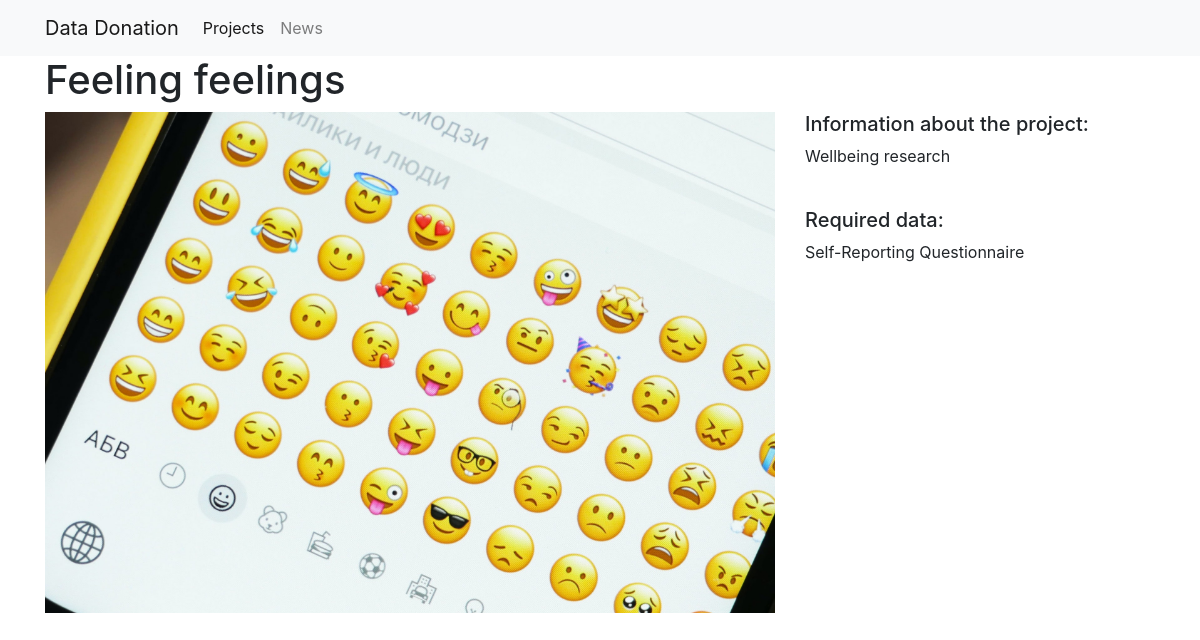
The page /causes/3/ on the database as committed earlier.
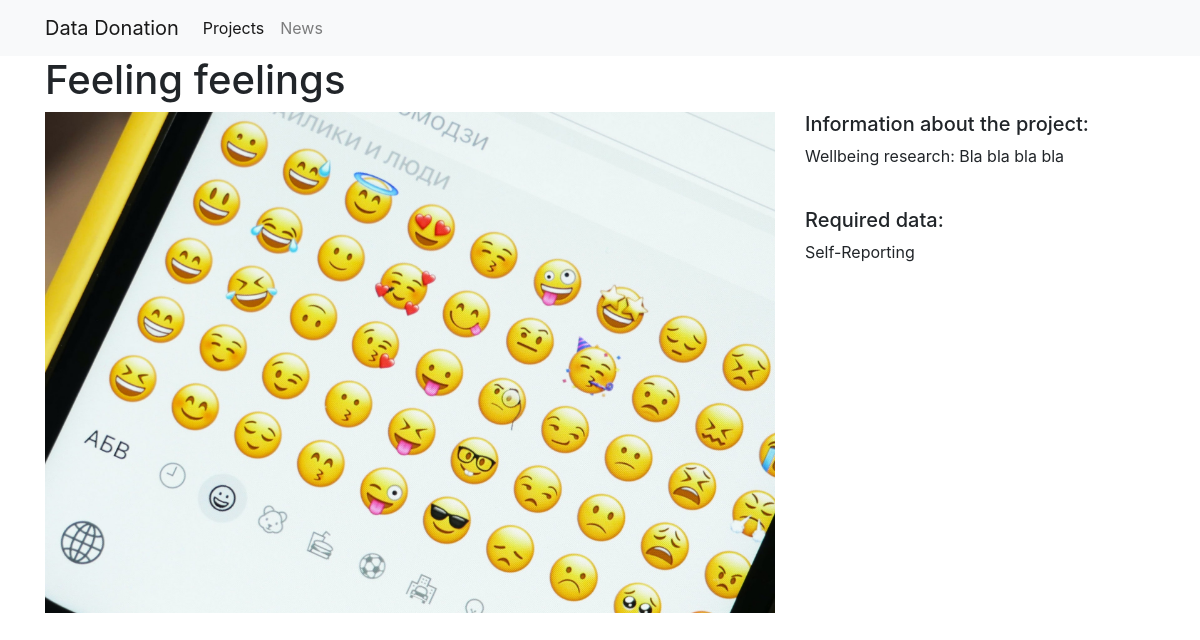
The same page on the database as committed later.
### causes/models.py (models this page shows, shortened)
class Cause(models.Model):
    title = models.CharField(max_length=100) # Short string frield to hold the name of the cause
    description = models.TextField() # Large string frield to hold a piece of text
    technology = models.CharField(max_length=50) # Short string
    image = models.ImageField(upload_to="images")

### causes/views.py (the view)
# urls.py: path("<int:pk>/", views.cause_detail, name="cause_detail"), # Dynamically generate URLs
def cause_detail(request, pk):
    cause = Cause.objects.get(pk=pk) # Query: Retrieves the project with primary key pk
    context = {
        'cause' : cause
    }
    return render(request, "cause_detail.html", context)

### causes/templates/cause_detail.html
{% extends "base.html" %}
{% load static %}
{% block page_content %}
<h1>{{ cause.title }}</h1>
<div class="row">
    <div class="col-md-8">
        <img src="{{ cause.image.url }}" alt="" width="100%">
    </div>
    <div class="col-md-4">
        <h5>Information about the project:</h5>
        <p>{{ cause.description }}</p>
        <br>
        <h5>Required data:</h5>
        <p>{{ cause.technology }}</p>
    </div>
</div>
{% endblock %}

Rows that differ between the two databases and show on the page:
changed Cause "Feeling feelings": description "Wellbeing research" → "Wellbeing research: Bla bla bla bla"; technology "Self-Reporting Questionnaire" → "Self-Reporting"
